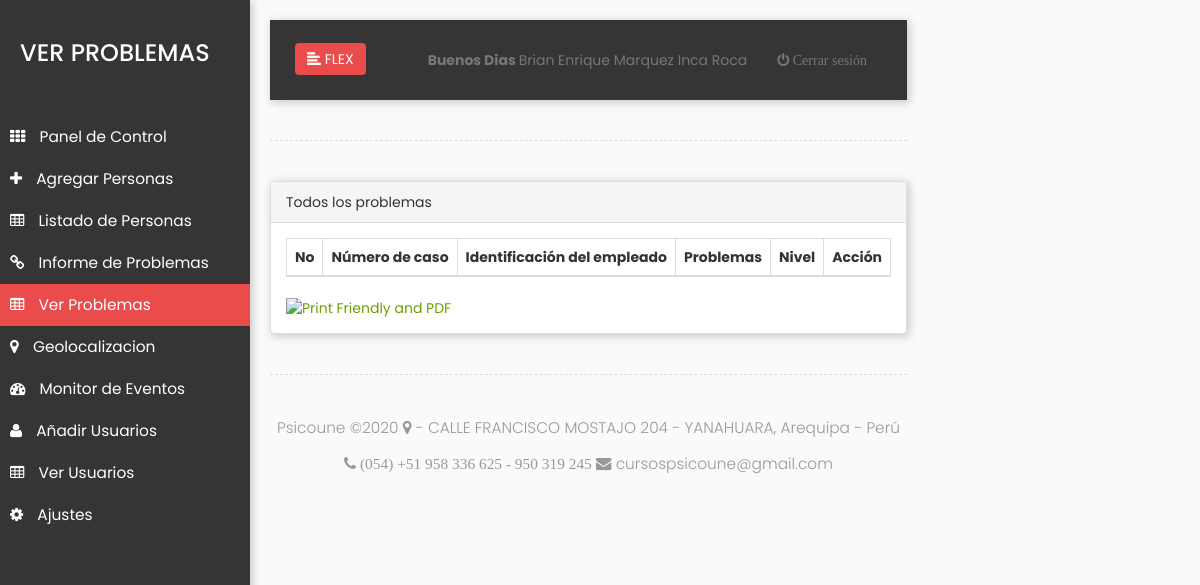
Before: /admin/v_issue.php (signed in) with the older database file.
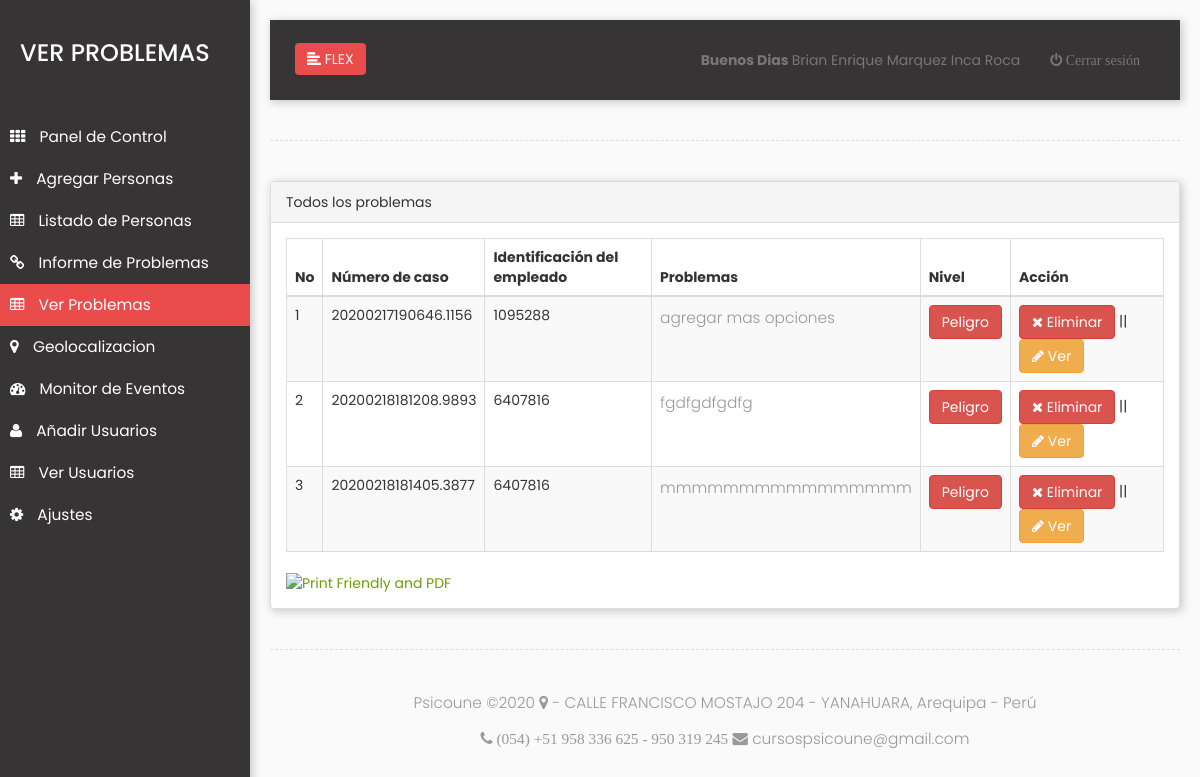
After: the same page with the newer database file.
### tables this page shows
CREATE TABLE `cases` (
  `id` int(11) NOT NULL AUTO_INCREMENT,
  `people_id` varchar(30) NOT NULL,
  `severity` varchar(30) NOT NULL,
  `notes` varchar(200) NOT NULL,
  `case_num` varchar(30) NOT NULL,
  PRIMARY KEY (`id`)
);

### admin/v_issue.php (the view, shortened to what the changed rows need)
<?php require_once('includes/session.php');
      require_once('includes/conn.php');
?>
<!DOCTYPE html>
<html lang="en">
    <head>
        <link rel="stylesheet" href="assets/css/bootstrap.min.css">
        <link rel="stylesheet" href="assets/css/style.css">
        <link rel="stylesheet" href="assets/awesome/font-awesome.css">
        <link rel="stylesheet" href="assets/css/animate.css">
         <link rel="stylesheet" href="vendors/datatables/datatables.min.css">
    </head>
    <body>
        <div class="wrapper">
            <div id="content">
		<div class="panel panel-default sammacmedia">
        <div class="panel-body">
                        <table class="table table-striped thead-dark table-bordered table-hover" id="myTable">
                <thead>
                <tr>
                    <th>No</th>
                  <th> Número de caso </th>
                    <th> Identificación del empleado </th>
                    <th> Problemas </th>
                    <th> Nivel </th>
                    <th> Acción </th>
                    </tr>
                </thead>
                    <?php
                                   $a=1;
                    $query=mysqli_query($mysqli,"select *from `cases` ");
                     while($row=mysqli_fetch_array($query))
                        {
                          ?>
                          <tr>
                              <td><?php echo $a;?></td>
                            <td><?php echo $row['case_num'];?></td>
                            <td><?php echo $row['people_id'];?></td>
                            <td><?php echo $row['notes'];?></td>
                            <td>
                                <?php
                            if($row['severity']=="Normal"){
                            echo "<p  class='btn btn-success'>Normal</p>";
                            }elseif($row['severity']=="Critical"){
                            echo "<p  class='btn btn-warning'>Critico</p>";
                            }else{
                            echo "<p  class='btn btn-danger'>Peligro</p>";
                            }
                            ?>
                              </td>
                            <td>
                            <a href="v_issue.php?edited=1&idx=<?php echo $row['id']; ?>" data-toggle="modal" class="btn btn-danger"><span class="fa fa-times"></span> Eliminar</a> || <a href="#samstrover<?php echo $row['people_id']; ?>" data-toggle="modal" class="btn btn-warning"><span class="fa fa-pencil"></span> Ver</a>                               </td>
                          </tr>
                          <?php
                            $a++;
                      }
                               ?>
                </table>
            </div>
                </div>
            </div>
        </div>
    </body>
</html>

Changed rows visible on the page:
added cases: case_num "20200217190646.1156", people "1095288", notes "agregar mas opciones", severity "Peligro"
added cases: case_num "20200218181208.9893", people "6407816", notes "fgdfgdfgdfg", severity "Peligro"
added cases: case_num "20200218181405.3877", people "6407816", notes "mmmmmmmmmmmmmmmm", severity "Peligro"
